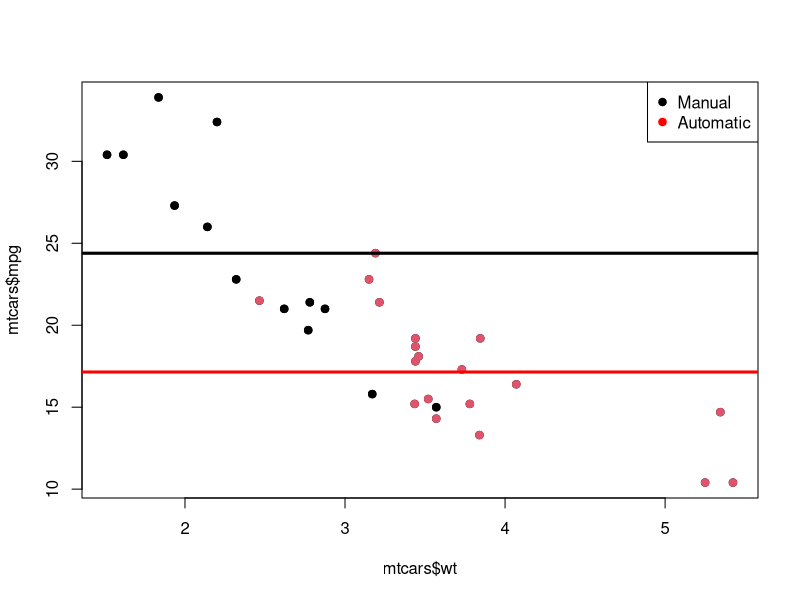
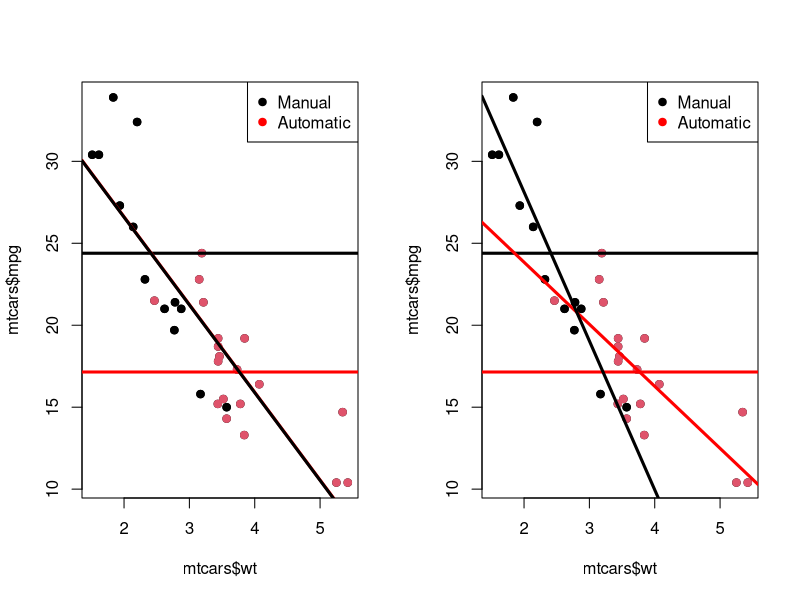
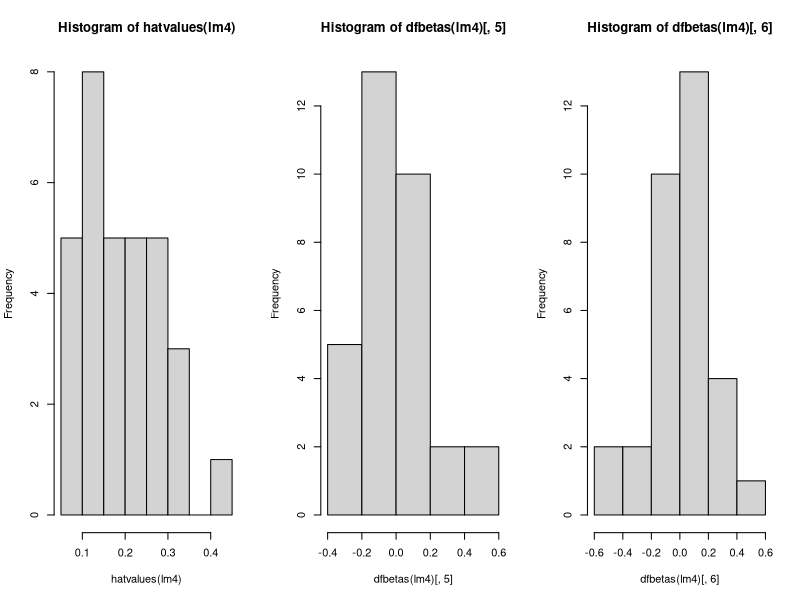

Write R code to recreate these figures, in order.
## ---- chunk 1
library(datasets); data(mtcars)
mtcars$cyl <- as.factor(mtcars$cyl)
mtcars$am <- as.factor(mtcars$am)
## ---- chunk 2
plot(mtcars$wt, mtcars$mpg, pch = 19)
points(mtcars$wt, mtcars$mpg, pch = 19, col= ((mtcars$am == "0")*1 + 1))
abline(h = mean(mtcars$mpg[mtcars$am == "1"]), col = "black", lwd = 3)
abline(h = mean(mtcars$mpg[mtcars$am == "0"]), col = "red", lwd = 3)
legend("topright", pch = 19, col = c("black", "red"), legend = c("Manual", "Automatic"))
## ---- chunk 3
lm_Parallel <- lm(mpg ~ wt + am, data = mtcars)
lm_Different <- lm(mpg ~ wt + am + wt * am, data = mtcars)
## ---- chunk 4
par(mfrow = c(1,2))
plot(mtcars$wt, mtcars$mpg, pch = 19)
points(mtcars$wt, mtcars$mpg, pch = 19, col= ((mtcars$am == "0")*1 + 1))
abline(h = mean(mtcars$mpg[mtcars$am == "1"]), col = "black", lwd = 3)
abline(h = mean(mtcars$mpg[mtcars$am == "0"]), col = "red", lwd = 3)
abline(c(lm_Parallel$coeff[1], lm_Parallel$coeff[2]), col="red", lwd = 3)
abline(c(lm_Parallel$coeff[1] + lm_Parallel$coeff[3],lm_Parallel$coeff[2]), col="black", lwd = 3)
legend("topright", pch = 19, col = c("black", "red"), legend = c("Manual", "Automatic"))

plot(mtcars$wt, mtcars$mpg, pch = 19)
points(mtcars$wt, mtcars$mpg, pch = 19, col= ((mtcars$am == "0")*1 + 1))
abline(h = mean(mtcars$mpg[mtcars$am == "1"]), col = "black", lwd = 3)
abline(h = mean(mtcars$mpg[mtcars$am == "0"]), col = "red", lwd = 3)
abline(c(lm_Different$coeff[1], lm_Different$coeff[2]), col="red", lwd = 3)
abline(c(lm_Different$coeff[1] + lm_Different$coeff[3],lm_Different$coeff[2] + lm_Different$coeff[4]), col="black", lwd = 3)
legend("topright", pch = 19, col = c("black", "red"), legend = c("Manual", "Automatic"))
## ---- chunk 5
lm1 <- lm(mpg ~ am, data = mtcars)
lm2 <- lm(mpg ~ wt + am, data = mtcars)
lm3 <- lm(mpg ~ wt + am + wt*am, data = mtcars)
lm4 <- lm(mpg ~ (cyl-1) + wt + am + wt*am, data = mtcars)
lm5 <- lm(mpg ~ hp + (cyl-1) + wt + am + wt*am, data = mtcars)
lm6 <- lm(mpg ~ drat + hp + (cyl-1) + wt + am + wt*am, data = mtcars)
lm7 <- lm(mpg ~ disp + drat + hp + (cyl-1) + wt + am + wt*am, data = mtcars)

anova(lm1, lm2, lm3, lm4, lm5, lm6, lm7)
## ---- chunk 6
lm5b <- lm(mpg ~ drat + (cyl-1) + wt + am + wt*am, data = mtcars)
lm5c <- lm(mpg ~ disp + (cyl-1) + wt + am + wt*am, data = mtcars)

anova(lm1, lm2, lm3, lm4, lm5b)
anova(lm1, lm2, lm3, lm4, lm5c)
## ---- chunk 7
summary(lm4)$coefficients
## ---- chunk 8
par(mfrow=c(1,3))
hist(hatvalues(lm4))
hist(dfbetas(lm4)[,5])
hist(dfbetas(lm4)[,6])
